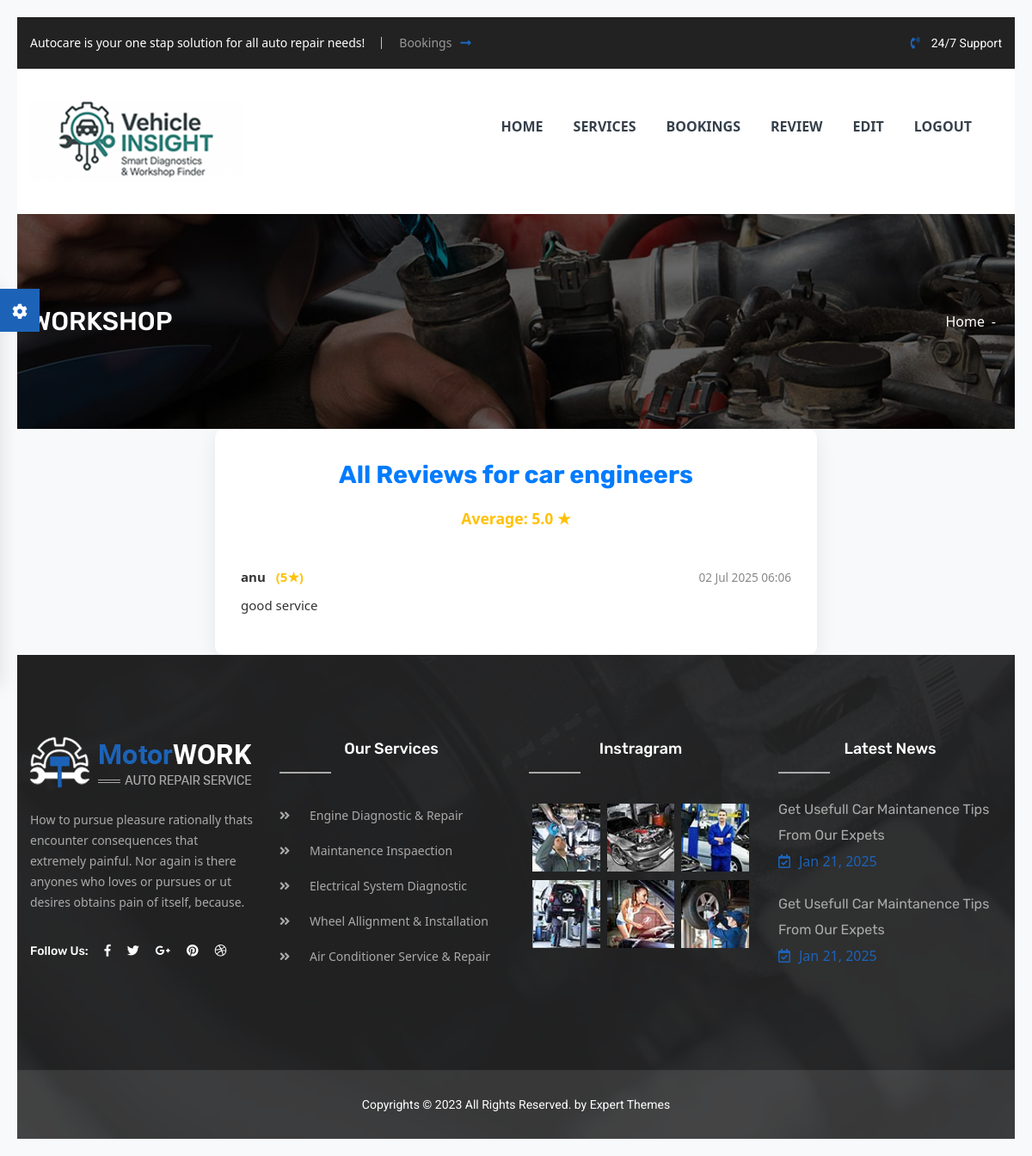
Screenshot of /viewreview (signed in) with the database file from the repository.
### appnew/models.py (models this page shows, shortened)
class workshop(models.Model):
    workshopname = models.CharField(max_length=100)
    adress = models.CharField(max_length=100)
    district = models.CharField(max_length=100)
    city = models.CharField(max_length=100)
    wcontactno = models.CharField(
        max_length=10,
        validators=[RegexValidator(regex=r'^\d{10}$', message="Contact number must be exactly 10 digits.")]
    )
    BRN=models.CharField(max_length=50,default=0)
    workshopid = models.ForeignKey(login, on_delete=models.CASCADE)
    average_rating = models.FloatField(default=0.0)
    average_rating = models.FloatField(default=0.0)
    latitude = models.FloatField(null=True, blank=True)
    longitude = models.FloatField(null=True, blank=True)

class WorkshopReview(models.Model):
    workshop = models.ForeignKey('workshop', on_delete=models.CASCADE)
    user = models.ForeignKey('Users', on_delete=models.CASCADE)
    rating = models.IntegerField(choices=[(i, i) for i in range(1, 6)])
    comment = models.TextField()
    created_at = models.DateTimeField(auto_now_add=True)

class Users(models.Model):
    name = models.CharField(max_length=100)
    contact = models.CharField(
        max_length=10,
        validators=[RegexValidator(regex=r'^\d{10}$', message="Contact number must be exactly 10 digits.")]
    )
    userid = models.ForeignKey(login, on_delete=models.CASCADE)
    Adress = models.CharField(max_length=225)
    registered_at = models.DateTimeField(auto_now_add=True)

### appnew/views.py (the view)
# urls.py: path('viewreview', views.viewreview, name='viewreview'),
def viewreview(request):
    if 'workshopid' not in request.session:
        return redirect('workshoplogin')
    workshop_obj = get_object_or_404(workshop, workshopid=request.session['workshopid'])
    reviews = WorkshopReview.objects.filter(workshop=workshop_obj).select_related('user')
    return render(request, 'workshop_view_reviews.html', {
        'workshop': workshop_obj,
        'reviews': reviews
    })

### appnew/templates/workshop_view_reviews.html (shortened to what this page needs)
  {% extends "workshopheader.html" %}
{% block content %}
  <div class="container">
    <h2>All Reviews for {{ workshop.workshopname }}</h2>
    <div class="average-rating">
      {% if workshop.average_rating %}
        Average: {{ workshop.average_rating }} ★
      {% else %}
        No ratings yet
      {% endif %}
    </div>
    <div class="reviews">
      {% if reviews %}
        {% for review in reviews %}
          <div class="review-item">
            <div>
              <span class="review-user">{{ review.user.name }}</span>
              <span class="review-rating">({{ review.rating }}★)</span>
              <span class="review-date">{{ review.created_at|date:"d M Y H:i" }}</span>
            </div>
            <div class="review-comment">
              {{ review.comment }}
            </div>
          </div>
        {% endfor %}
      {% else %}
        <div class="no-data">No reviews yet.</div>
      {% endif %}
    </div>
  </div>
{% endblock %}

### appnew/templates/workshop_view_reviews.html (style rules this page uses)
:root { --primary: #007bff; --accent: #ffc107; --bg: #f7f9fb; --card-bg: #fff; --text: #333; --muted: #888; --shadow: 0 4px 24px rgba(0, 0, 0, 0.08); --font: 'Segoe UI', Tahoma, Geneva, Verdana, sans-serif; }
body { font-family: var(--font); background-color: var(--bg); margin: 0; padding: 20px; color: var(--text); }
.container { max-width: 700px; margin: auto; background: var(--card-bg); padding: 30px; border-radius: 10px; box-shadow: var(--shadow); }
h2 { text-align: center; color: var(--primary); font-size: 1.8rem; margin-bottom: 15px; }
.average-rating { text-align: center; color: var(--accent); font-weight: bold; font-size: 1.1rem; margin-bottom: 25px; }
.review-item { border-bottom: 1px solid #e0e0e0; padding: 16px 0; }
.review-item:last-child { border-bottom: none; }
.review-user { font-weight: 600; display: inline-block; margin-right: 8px; }
.review-rating { color: var(--accent); font-weight: bold; }
.review-date { float: right; font-size: 0.85rem; color: var(--muted); }
.review-comment { margin-top: 8px; line-height: 1.5; }

### rows the page displays
workshop: workshopname "car engineers", average_rating "5.0"
WorkshopReview: user.name "anu", rating "5", created_at "02 Jul 2025 06:06", comment "good service"
